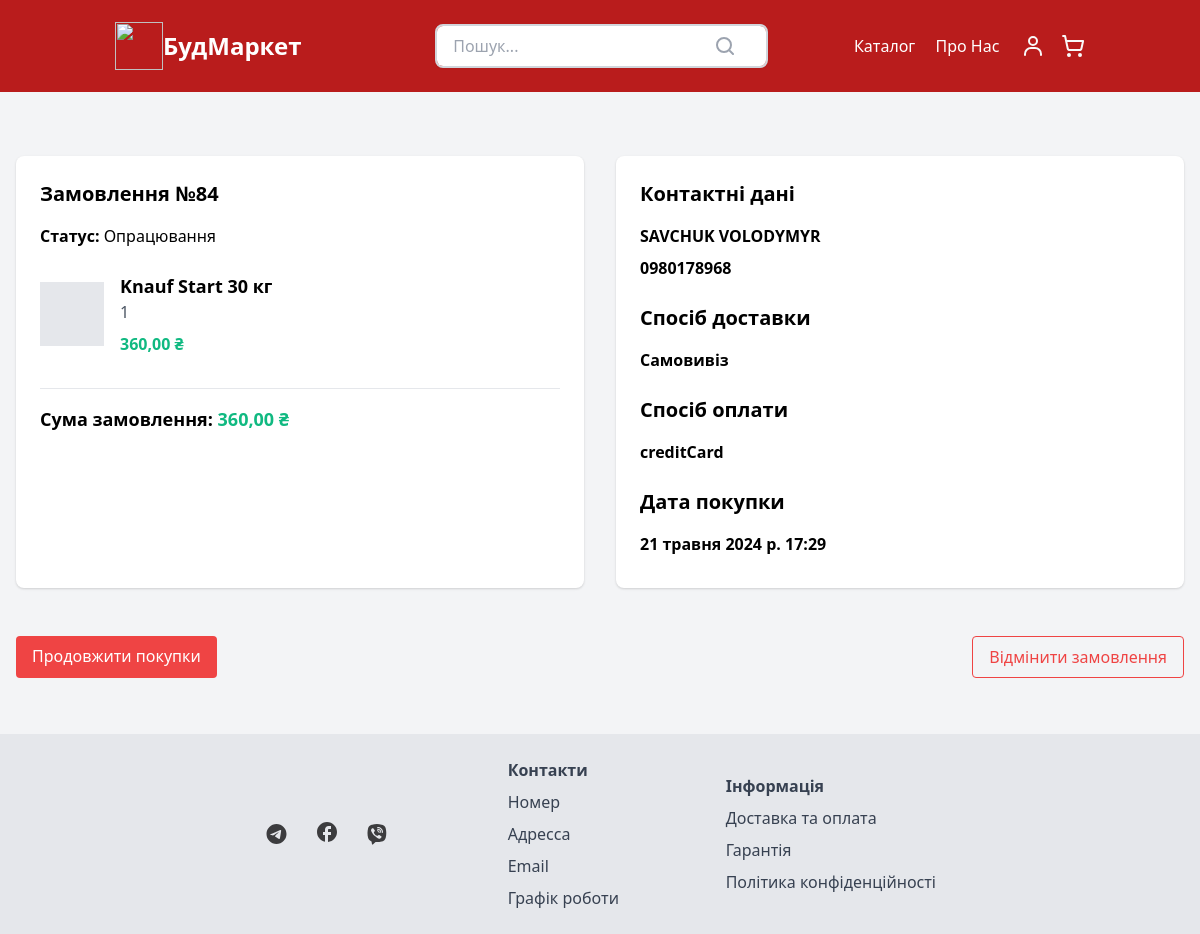
The app's page /order/detail/84/ (signed in) with its own data.
### order/models.py (models this page shows, shortened)
class Order(models.Model):
    PROCESSING = 'Опрацювання'
    PACKING = 'Комплектація'
    DELIVERING = 'Доставляється'
    RECEIVED = 'Отримано покупцем'
    CANCELED = 'Відмінено'
    STATUS_CHOICES = [
        (PROCESSING, 'Опрацювання'),
        (PACKING, 'Комплектація'),
        (DELIVERING, 'Доставляється'),
        (RECEIVED, 'Отримано покупцем'),
        (CANCELED, 'Відмінено'),
    ]
    PICKUP = 'Самовиніс'
    DELIVERY = 'Доставка'
    DELIVERY_CHOICES = [
        (PICKUP, 'Самовивіз з магазину'),
        (DELIVERY, 'Доставка'),
    ]
    CASH = 'Готівка'
    CARD = 'Карта'
    PAYMENT_CHOICES = [
        (CASH, 'Готівка'),
        (CARD, 'Карткою'),
    ]
    user = models.ForeignKey(User, on_delete=models.CASCADE)
    products = models.ManyToManyField(Product, through='OrderItem')
    created_at = models.DateTimeField(auto_now_add=True)
    updated_at = models.DateTimeField(auto_now=True)
    total_price = models.DecimalField(max_digits=10, decimal_places=2, null=True, default=0)
    status = models.CharField(max_length=20, choices=STATUS_CHOICES, default=PROCESSING)
    delivery_method = models.CharField(max_length=10, choices=[('delivery', 'Доставка'), ('pickup', 'Самовивіз')])
    payment_method = models.CharField(max_length=10, choices=[('card', 'Кредитна карта'), ('cash', 'Готівка')])
    delivery_address = models.CharField(max_length=100, null=True, blank=True)
    payment_intent_id = models.CharField(max_length=255, blank=True, null=True)
    paid = models.BooleanField(default=False)

class OrderItem(models.Model):
    product = models.ForeignKey(Product, on_delete=models.CASCADE)
    order = models.ForeignKey(Order, on_delete=models.CASCADE)
    quantity = models.PositiveIntegerField(default=1)
    price = models.DecimalField(max_digits=10, decimal_places=2)

### market/models.py (models this page shows, shortened)
class Product(models.Model):
    category = models.ForeignKey(Category, related_name='products', on_delete=models.CASCADE, null=True)
    title = models.CharField("назва", max_length=200, db_index=True)
    slug = models.SlugField("URL", max_length=200, db_index=True, null=True, blank=True)
    brand = models.CharField("бренд", max_length=200, db_index=True, null=True, blank=True)
    image = models.ImageField("зображення", upload_to='products/%Y/%m/%d', blank=True)
    description = models.TextField("опис", null=True, blank=True)
    price = models.DecimalField('ціна', max_digits=10, decimal_places=2)
    available = models.BooleanField("Наявність", default=True)
    class Meta:
        verbose_name = 'Товар'
        verbose_name_plural = 'Товари'
    def __str__(self):
        return self.title

### users/models.py (models this page shows, shortened)
class Profile(models.Model):
    user = models.OneToOneField(User, on_delete=models.CASCADE, null=True, blank=True)
    email = models.EmailField(max_length=100, unique=True, null=True, blank=True)
    contactNumber = models.CharField(max_length=15, default='', blank=True)
    firstName = models.CharField(max_length=100, blank=True, null=True)
    lastName = models.CharField(max_length=100, blank=True, null=True)
    DeliveryAddress = models.CharField(max_length=100, blank=True, null=True)
    cart = models.OneToOneField(Cart, on_delete=models.SET_NULL, null=True, blank=True)

### order/views.py (the view)
# urls.py: path('detail/<int:order_id>/', views.order_detail, name='order-detail'),
def order_detail(request, order_id):
    order = get_object_or_404(Order, pk=order_id)
    if order.user != request.user:
        return HttpResponseForbidden("You don't have permission to view this order.")
    return render(request, 'order/order_detail.html', {'order': order})

### order/templates/order/order_detail.html (shortened to what this page needs)
{% extends 'market/base.html' %}
{% block content %}
    <!DOCTYPE html>
    <html lang="uk">
    <head>
        <link href="https://cdnjs.cloudflare.com/ajax/libs/tailwindcss/2.2.19/tailwind.min.css" rel="stylesheet">
    </head>
    <body class="bg-gray-100">
    <div class="max-w-7xl mx-auto p-4">
        <div class="grid grid-cols-1 lg:grid-cols-2 gap-8 mt-12">
            <div class="bg-white rounded-lg shadow p-6">
                <div class="flex justify-between">
                    <h2 class="text-xl font-semibold mb-4">Замовлення №{{ order.id }}</h2>
                </div>
                <p class="mb-2"><strong>Статус:</strong> {{ order.status }}</p>
                {% for order_item in order.orderitem_set.all %}
                    <div class="border-b py-4">
                        <div class="flex items-center mb-4">
                            <div class="bg-gray-200 h-16 w-16"></div>
                            <div class="ml-4">
                                <h3 class="text-lg font-semibold">{{ order_item.product }}</h3>
                                <p class="text-gray-600">{{ order_item.quantity }}</p>
                                <p class="text-green-500 font-semibold mt-2">{{ order_item.price }} ₴</p>
                            </div>
                        </div>
                    </div>
                    <div class="py-4">
                        <p class="text-lg font-semibold">Сума замовлення: <span
                                class="text-green-500">{{ order.total_price }} ₴</span></p>
                    </div>
                {% endfor %}
            </div>
            <div class="bg-white rounded-lg shadow p-6">
                <h2 class="text-xl font-semibold mb-4">Контактні дані</h2>
                <p class="mb-2"><span
                        class="font-semibold">{{ user.profile.firstName }} {{ user.profile.lastName }}</span></p>
                <p class="mb-2"><span class="font-semibold">{{ user.profile.contactNumber }}</span></p>
                <h2 class="text-xl font-semibold mb-4 mt-6">Спосіб доставки</h2>
                <p class="mb-2"><span class="font-semibold">{{ order.get_delivery_method_display }}</span></p>
                <h2 class="text-xl font-semibold mb-4 mt-6">Спосіб оплати</h2>
                <p class="mb-2"><span class="font-semibold">{{ order.get_payment_method_display }}</span></p>
                <h2 class="text-xl font-semibold mb-4 mt-6">Дата покупки</h2>
                <p class="mb-2"><span class="font-semibold">{{ order.created_at }}</span></p>
            </div>
        </div>
        <div class="flex justify-between mt-12">
            <a href="#" class="bg-red-500 text-white px-4 py-2 rounded">Продовжити покупки</a>
            {% if order.status == 'Опрацювання' %}
                <form action="{% url 'order:cancel-order' order_id=order.id %}" method="post"
                      class="text-center">
                    <button type="submit" class="border border-red-500 text-red-500 px-4 py-2 rounded">
                        Відмінити
                        замовлення
                    </button>
                </form>
            {% endif %}
        </div>
    </div>
    </body>
    </html>
{% endblock %}

### market/static/market/styles.css (style rules this page uses)
html { line-height: 1.5; -webkit-text-size-adjust: 100%; -moz-tab-size: 4; -o-tab-size: 4; tab-size: 4; font-family: ui-sans-serif, system-ui, -apple-system, BlinkMacSystemFont, "Segoe UI", Roboto, "Helvetica Neue", Arial, "Noto Sans", sans-serif, "Apple Color Emoji", "Segoe UI Emoji", "Segoe UI Symbol", "Noto Color Emoji"; font-feature-settings: normal; font-variation-settings: normal; }
body { margin: 0; line-height: inherit; }
h1, h2, h3, h4, h5, h6 { font-size: inherit; font-weight: inherit; }
a { color: inherit; text-decoration: inherit; }
b, strong { font-weight: bolder; }
button, input, optgroup, select, textarea { font-family: inherit; font-feature-settings: inherit; font-variation-settings: inherit; font-size: 100%; font-weight: inherit; line-height: inherit; color: inherit; margin: 0; padding: 0; }
button, select { text-transform: none; }
button, [type='button'], [type='reset'], [type='submit'] { -webkit-appearance: button; background-color: transparent; background-image: none; }
blockquote, dl, dd, h1, h2, h3, h4, h5, h6, hr, figure, p, pre { margin: 0; }
button, [role="button"] { cursor: pointer; }
.mb-2 { margin-bottom: 0.5rem; }
.flex { display: flex; }
.grid { display: grid; }
.grid-cols-1 { grid-template-columns: repeat(1, minmax(0, 1fr)); }
.items-center { align-items: center; }
.justify-between { justify-content: space-between; }
.rounded { border-radius: 0.25rem; }
.px-4 { padding-left: 1rem; padding-right: 1rem; }
.py-4 { padding-top: 1rem; padding-bottom: 1rem; }
.text-xl { font-size: 1.25rem; line-height: 1.75rem; }
.font-semibold { font-weight: 600; }
.text-green-500 { --tw-text-opacity: 1; color: rgb(34 197 94 / var(--tw-text-opacity)); }
.text-white { --tw-text-opacity: 1; color: rgb(255 255 255 / var(--tw-text-opacity)); }

### records on screen
Order: id "84", status "Опрацювання", total_price "360,00", delivery_method "Самовивіз", payment_method "creditCard", created_at "21 травня 2024 р. 17:29"
OrderItem: product "Knauf Start 30 кг", quantity "1", price "360,00"

### other values on screen
{{ user.profile.firstName }} "SAVCHUK"
{{ user.profile.lastName }} "VOLODYMYR"
{{ user.profile.contactNumber }} "0980178968"
